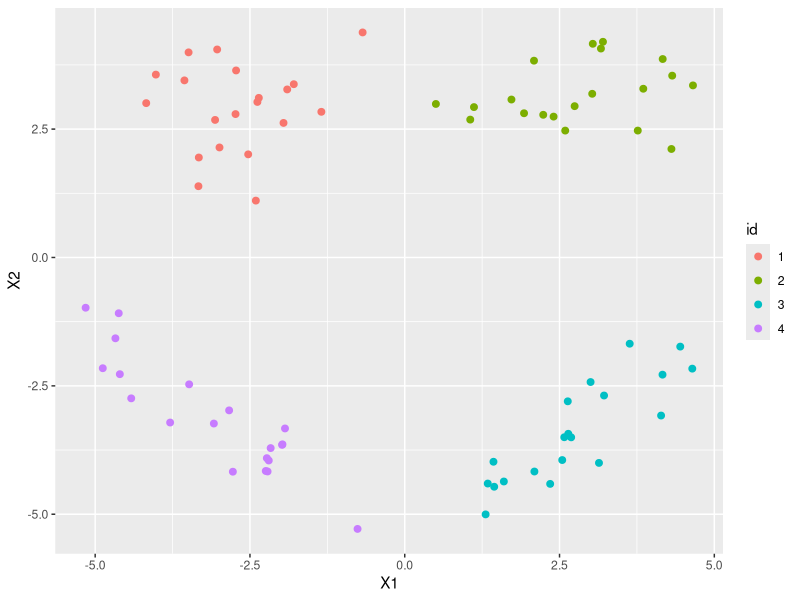

The R script that drew this image:
## ---- chunk 1
library(mvtnorm)
library(ggplot2)
## ---- chunk 2
genCluster<-function(n,id,mu=c(0,0),sigma=diag(2)){
  d<-data.frame(rmvnorm(n,mean=mu,sigma=sigma))
  d$id<-id
  return(d)
}

#upper left- isotropic
red<-genCluster(20,"1",mu=c(-3,3)) #sigma=cbind(c(2,-.5),c(-.5,2))
#upper right- stretched horizontally
blue<-genCluster(20,"2",c(3,3),sigma=matrix(c(1.5,0,0,.5),nrow=2))
#lower right- positive correlation
green<-genCluster(20,"3",c(3,-3),sigma=matrix(c(1,.8,.8,1),nrow=2))
#lower left- negative correlation
black<-genCluster(20,"4",c(-3,-3),sigma=matrix(c(1,-.8,-.8,1),nrow=2))
dat<-rbind(red,blue,green,black)
ggplot(data=dat)+geom_point(aes(x=X1,y=X2,color=id),size=2)
## ---- chunk 3
#for rmvt sampling from multivariate t, use type="shifted" to match notation of Murphy book
